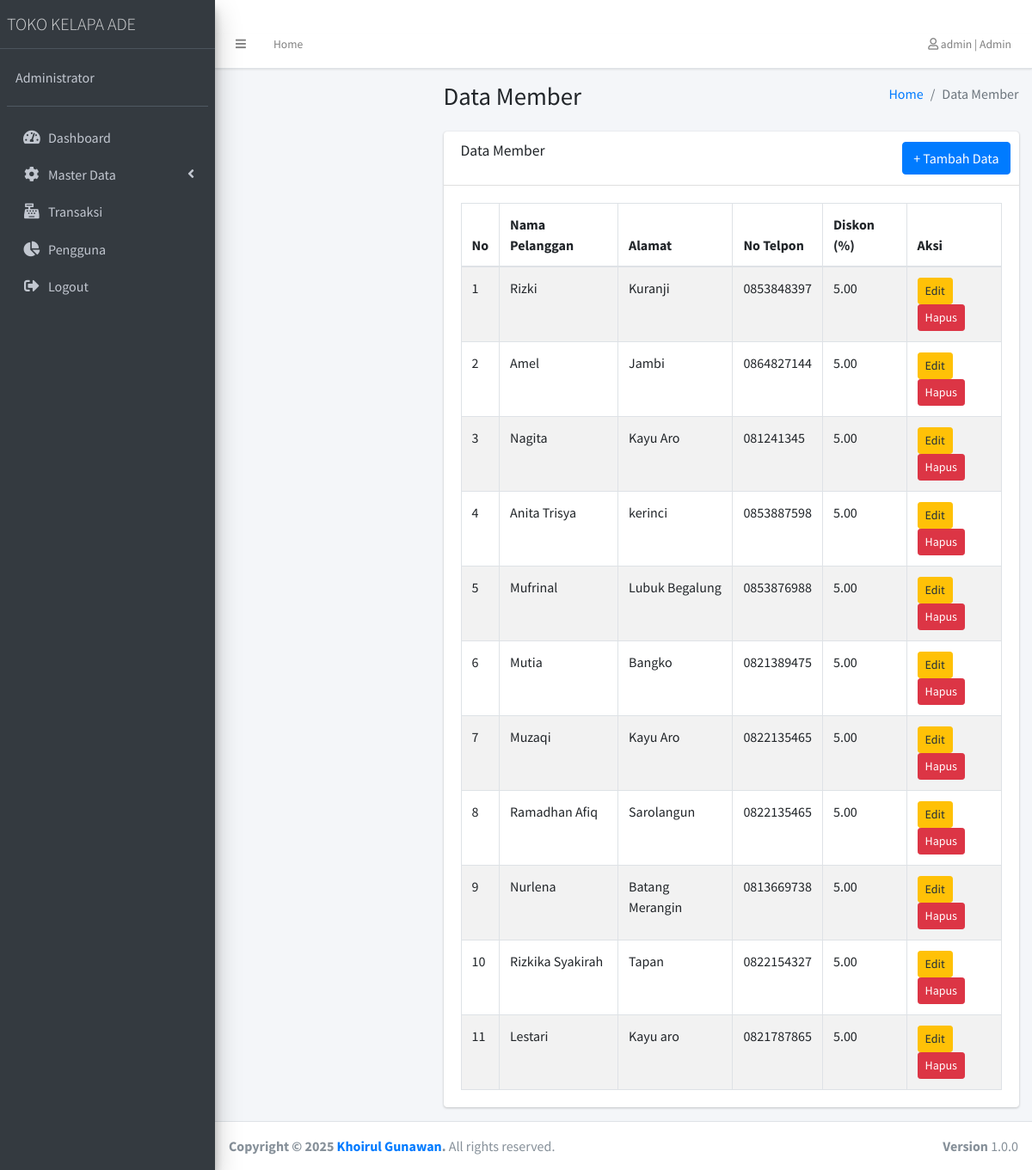
Screenshot of /index.php?page=data_pelanggan (signed in) with the database file from the repository.
### tables this page shows
CREATE TABLE `tb_pelanggan` (
  `pelanggan_id` int(3) NOT NULL,
  `pelanggan_nama` varchar(50) NOT NULL,
  `pelanggan_alamat` text NOT NULL,
  `pelanggan_tlp` varchar(10) NOT NULL,
  `pelanggan_diskon` decimal(5,2) DEFAULT 0.00
);

### data_pelanggan.php (the view, shortened to what this page needs)
<div class="content-wrapper">
    <section class="content-header">
        <div class="container-fluid">
            <div class="row mb-2">
                <div class="col-sm-6">
                    <h1>Data Member</h1>
                </div>
                <div class="col-sm-6">
                    <ol class="breadcrumb float-sm-right">
                        <li class="breadcrumb-item"><a href="#">Home</a></li>
                        <li class="breadcrumb-item active">Data Member</li>
                    </ol>
                </div>
            </div>
        </div>
    </section>
    <section class="content">
        <div class="container-fluid">
            <div class="row">
                <div class="col-12">
                    <div class="card">
                        <div class="card-header">
                            <h3 class="card-title">Data Member</h3>
                            <div class="card-tools">
                                <button type="button" class="btn btn-primary" data-toggle="modal" data-target="#modal-tambah">
                                    + Tambah Data
                                </button>
                            </div>
                        </div>
                        <div class="card-body">
                            <table id="example1" class="table table-bordered table-striped">
                                <thead>
                                    <tr>
                                        <th width="10">No</th>
                                        <th>Nama Pelanggan</th>
                                        <th>Alamat</th>
                                        <th>No Telpon</th>
                                        <th>Diskon (%)</th>
                                        <th width="110">Aksi</th>
                                    </tr>
                                </thead>
                                <tbody>
                                    <?php
                                    $ambil = $koneksi->query("SELECT * FROM tb_pelanggan");
                                    $no = 1;
                                    while ($pecah = $ambil->fetch_object()) {
                                    ?>
                                        <tr>
                                            <td><?php echo $no++ ?></td>
                                            <td><?php echo $pecah->pelanggan_nama ?></td>
                                            <td><?php echo $pecah->pelanggan_alamat ?></td>
                                            <td><?php echo $pecah->pelanggan_tlp ?></td>
                                            <td><?php echo $pecah->pelanggan_diskon ?></td>
                                            <td>
                                                <a href="index.php?page=aksi_pelanggan/pelanggan_edit&id=<?php echo $pecah->pelanggan_id ?>" class="btn btn-warning btn-sm">Edit</a>
                                                <a href="index.php?page=aksi_pelanggan/pelanggan_hapus&id=<?php echo $pecah->pelanggan_id ?>" class="btn btn-danger btn-sm">Hapus</a>
                                            </td>
                                        </tr>
                                    <?php } ?>
                                </tbody>
                            </table>
                        </div>
                    </div>
                </div>
            </div>
        </div>
    </section>
</div>

### rows the page displays
tb_pelanggan: pelanggan_nama "Rizki", pelanggan_alamat "Kuranji", pelanggan_tlp "0853848397", pelanggan_diskon "5.00"
tb_pelanggan: pelanggan_nama "Amel", pelanggan_alamat "Jambi", pelanggan_tlp "0864827144", pelanggan_diskon "5.00"
tb_pelanggan: pelanggan_nama "Nagita", pelanggan_alamat "Kayu Aro", pelanggan_tlp "081241345", pelanggan_diskon "5.00"
tb_pelanggan: pelanggan_nama "Anita Trisya", pelanggan_alamat "kerinci", pelanggan_tlp "0853887598", pelanggan_diskon "5.00"
tb_pelanggan: pelanggan_nama "Mufrinal", pelanggan_alamat "Lubuk Begalung", pelanggan_tlp "0853876988", pelanggan_diskon "5.00"
tb_pelanggan: pelanggan_nama "Mutia", pelanggan_alamat "Bangko", pelanggan_tlp "0821389475", pelanggan_diskon "5.00"
tb_pelanggan: pelanggan_nama "Muzaqi", pelanggan_alamat "Kayu Aro", pelanggan_tlp "0822135465", pelanggan_diskon "5.00"
tb_pelanggan: pelanggan_nama "Ramadhan Afiq", pelanggan_alamat "Sarolangun", pelanggan_tlp "0822135465", pelanggan_diskon "5.00"
tb_pelanggan: pelanggan_nama "Nurlena", pelanggan_alamat "Batang Merangin", pelanggan_tlp "0813669738", pelanggan_diskon "5.00"
tb_pelanggan: pelanggan_nama "Rizkika Syakirah", pelanggan_alamat "Tapan", pelanggan_tlp "0822154327", pelanggan_diskon "5.00"
tb_pelanggan: pelanggan_nama "Lestari", pelanggan_alamat "Kayu aro", pelanggan_tlp "0821787865", pelanggan_diskon "5.00"

### other values shown
$_SESSION['pengguna'] "admin"
$_SESSION['pengguna_level'] "Admin"
$_SESSION['pengguna_nama'] "Administrator"
